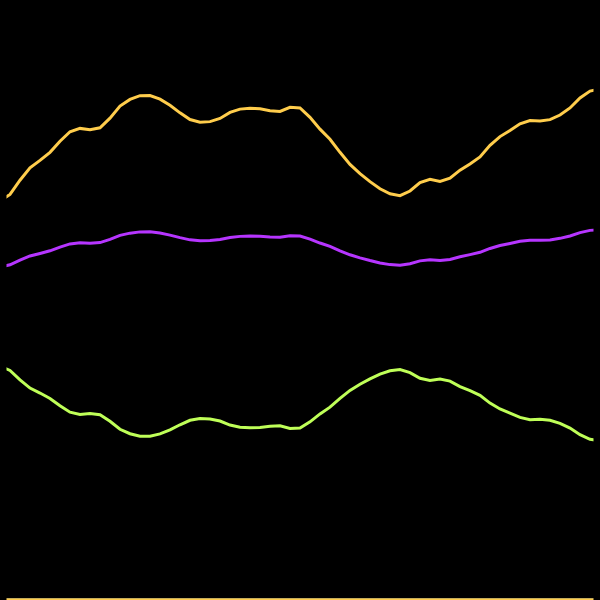
Frame 1 (no input)
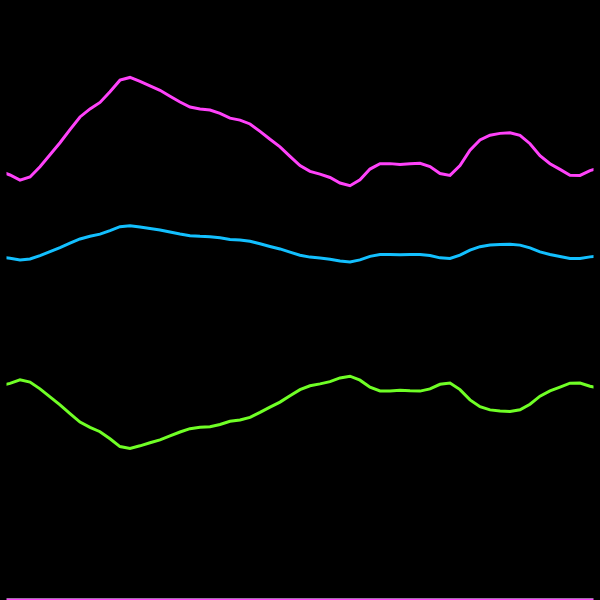
Frame 60 (no input)
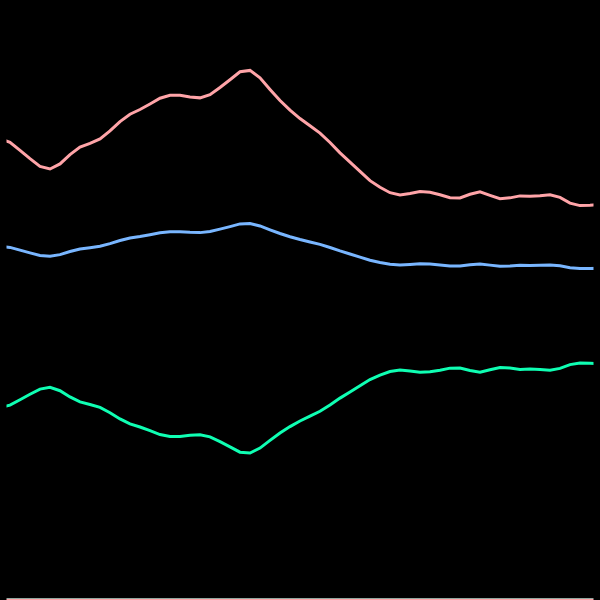
Frame 120 (the mouse pressed at the canvas centre since frame 60)

The p5.js sketch that drew these frames (run headless with seeded random() and noise() and a simulated clock; from frame 60 on, the mouse is pressed at the canvas centre):

// p5.js sketch
// ── sketch.js
var yoff = 0.0;        // 2nd dimension of perlin noise
var yiff = 0.0;
var yuff = 0.0;

function setup() {
    createCanvas(600, 600);
}

function draw() {
    background(0);
    noFill(255);
    strokeWeight(3);
    stroke(random(255),random(255), 255);
    
    // We are going to draw a polygon out of the wave points
    beginShape(); 
  
    var xoff = 0;       // Option #1: 2D Noise
    // var xoff = yoff; // Option #2: 1D Noise
  
    // Iterate over horizontal pixels
    for (var x = 0; x <= width; x += 10) {
        // Calculate a y value according to noise, map to 
    
        // Option #1: 2D Noise
        var y = map(noise(xoff, yoff), 0, 1, 200,300);

        // Option #2: 1D Noise
        //var y = map(noise(xoff), 0, 1, 200,300);
    
        // Set the vertex
        vertex(x, y); 
        // Increment x dimension for noise
        xoff += 0.05;
    }
    // increment y dimension for noise
    yoff += 0.01;
    vertex(width, height);
    vertex(0, height);
    endShape(CLOSE);
    
    
    
    stroke(random(255), 255, random(255));
    
    // We are going to draw a polygon out of the wave points
    beginShape(); 
  
    var xiff = 0;       // Option #1: 2D Noise
    // var xoff = yoff; // Option #2: 1D Noise
  
    // Iterate over horizontal pixels
    for (var a = 0; a <= width; a += 10) {
        // Calculate a y value according to noise, map to 
    
        // Option #1: 2D Noise
        var b = map(noise(xiff, yiff), 0, 1, 500,300);

        // Option #2: 1D Noise
        // var y = map(noise(xoff), 0, 1, 200,300);
    
        // Set the vertex
        vertex(a, b); 
        // Increment x dimension for noise
        xiff += 0.05;
    }
    // increment y dimension for noise
    yiff += 0.01;
    vertex(width, height);
    vertex(0, height);
    endShape(CLOSE);
    
    
    
    stroke(255,random(255), random(255));
    
    // We are going to draw a polygon out of the wave points
    beginShape(); 
  
    var xuff = 0;       // Option #1: 2D Noise
    // var xoff = yoff; // Option #2: 1D Noise
  
    // Iterate over horizontal pixels
    for (var n = 0; n <= width; n += 10) {
        // Calculate a y value according to noise, map to 
    
        // Option #1: 2D Noise
        var m = map(noise(xuff, yuff), 0, 1, 0,300);

        // Option #2: 1D Noise
        // var y = map(noise(xoff), 0, 1, 200,300);
    
        // Set the vertex
        vertex(n, m); 
        // Increment x dimension for noise
        xuff += 0.05;
    }
    // increment y dimension for noise
    yuff += 0.01;
    vertex(width, height);
    vertex(0, height);
    endShape(CLOSE);
    
    
    
    fill(0);
    stroke(0);
    rect(0, 0, 5, height);
    
    fill(0);
    stroke(0);
    rect(width - 5, 0, 10, height);
}
